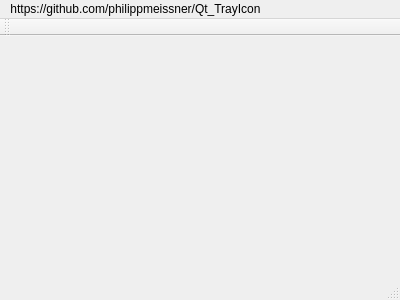
<?xml version="1.0" encoding="UTF-8"?>
<ui version="4.0">
 <class>MainWindow</class>
 <widget class="QMainWindow" name="MainWindow">
  <property name="geometry">
   <rect>
    <x>0</x>
    <y>0</y>
    <width>400</width>
    <height>300</height>
   </rect>
  </property>
  <property name="windowTitle">
   <string>MainWindow</string>
  </property>
  <property name="windowIcon">
   <iconset resource="images.qrc">
    <normaloff>:/images/mytrayicon.ico</normaloff>:/images/mytrayicon.ico</iconset>
  </property>
  <property name="windowOpacity">
   <double>0.900000000000000</double>
  </property>
  <widget class="QWidget" name="centralWidget"/>
  <widget class="QMenuBar" name="menuBar">
   <property name="geometry">
    <rect>
     <x>0</x>
     <y>0</y>
     <width>400</width>
     <height>25</height>
    </rect>
   </property>
   <widget class="QMenu" name="menuHttps_github_com_philippmeissner_Qt_TrayIcon">
    <property name="title">
     <string>https://github.com/philippmeissner/Qt_TrayIcon</string>
    </property>
   </widget>
   <addaction name="menuHttps_github_com_philippmeissner_Qt_TrayIcon"/>
  </widget>
  <widget class="QToolBar" name="mainToolBar">
   <attribute name="toolBarArea">
    <enum>TopToolBarArea</enum>
   </attribute>
   <attribute name="toolBarBreak">
    <bool>false</bool>
   </attribute>
  </widget>
  <widget class="QStatusBar" name="statusBar"/>
 </widget>
 <layoutdefault spacing="6" margin="11"/>
 <resources>
  <include location="images.qrc"/>
 </resources>
 <connections/>
</ui>
